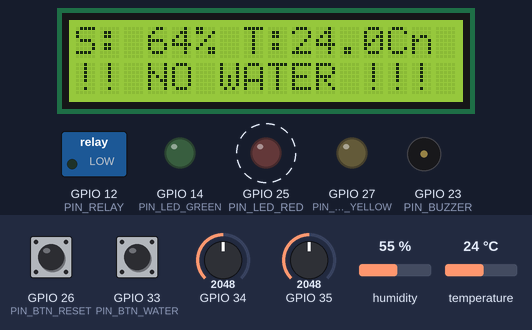
Bench run of a sketch on a simulated ESP32. Parts: 16×2 character LCD, switched loads named in the sketch (green lamp = pin HIGH), output pins drawn as LEDs (lit = HIGH), buzzer (waves = sounding, pin HIGH). Dashed ring = blinking. The inputs (shaded band) are chosen by the test bench; at power-on: GPIO 26 (PIN_BTN_RESET) HIGH, GPIO 34 = 2048, GPIO 35 = 2048, temperature 24 °C, GPIO 33 (PIN_BTN_WATER) HIGH, humidity 55 %. WiFi joins after 1.5 s; servers stay silent unless stated; what the sketch prints to the serial monitor is not drawn.

Above: at 2.5 s.
2.6 s: GPIO 26 (PIN_BTN_RESET) pulled LOW for 1.2 s
At 4.7 s:
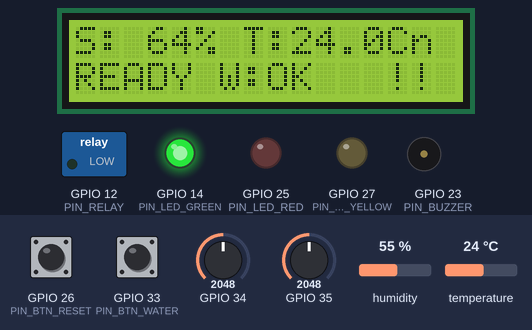
5.3 s: GPIO 34 set to 2536
At 6.1 s:
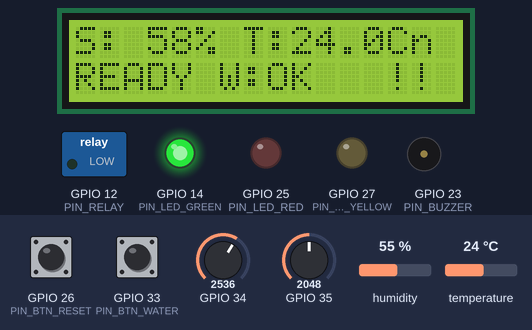
8.1 s: GPIO 34 set to 2637
At 13.6 s:
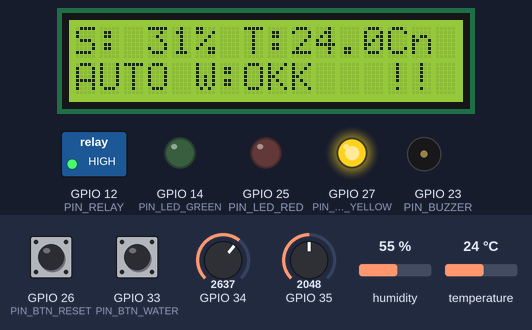
14.4 s: GPIO 35 set to 551
15.9 s: GPIO 35 set to 465
At 17.4 s:
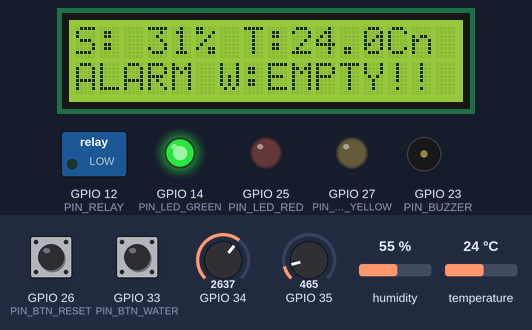
19.6 s: temperature set to 12 °C
At 22.8 s:
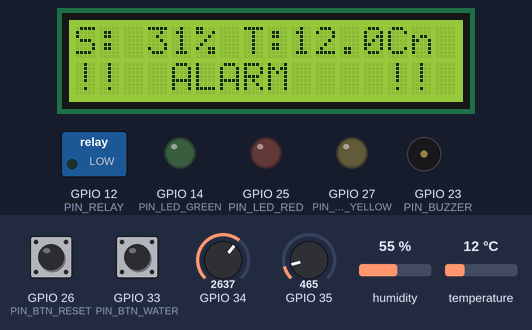
Timing chart, 0 to 27.0 s (numbered marks = the images above; inputs shaded):
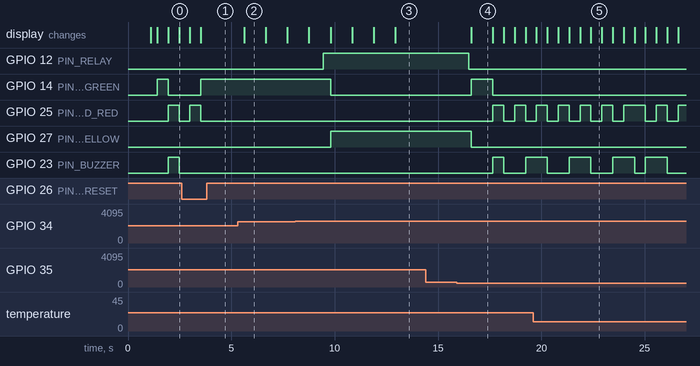

The sketch:

SmartIrrigation.ino
```cpp
// ══════════════════════════════════════════════════════════════════════════════
// SmartIrrigation.ino
// Mã đề 11 – Hệ thống tưới cây thông minh sử dụng ESP32, IoT, FSM, FreeRTOS
// ══════════════════════════════════════════════════════════════════════════════

#include "config.h"
#include "sensor_manager.h"
#include "pump_controller.h"
#include "fsm_controller.h"
#include "display_manager.h"
#include "iot_manager.h"
#include "safety_manager.h"

// ─── Module instances ───
SensorManager   sensorMgr;
PumpController  pump;
FsmController   fsm;
DisplayManager  display;
IoTManager      iotMgr;
SafetyManager   safety;

// ─── FreeRTOS handles ───
QueueHandle_t   xSensorQueue   = NULL;
SemaphoreHandle_t xBtnSem      = NULL;
EventGroupHandle_t xEventGroup = NULL;

// ─── Shared state (protected by mutex) ───
SemaphoreHandle_t xStateMutex = NULL;
SensorData g_sensorData;
FSMState   g_fsmState    = STATE_INIT;
bool       g_pumpOn      = false;
bool       g_alarmActive = false;
const char*g_alarmMsg    = "";

// ─── Button state ───
volatile bool g_btnWater      = false;
volatile bool g_btnStop       = false;
volatile bool g_btnResetAlarm = false;
uint32_t      g_lastBtnWater = 0;
uint32_t      g_lastBtnStop  = 0;
uint32_t      g_lastBtnReset = 0;

// ══════════════════════════════════════════════════════════════════════════════
//  ISR – Button interrupts
// ══════════════════════════════════════════════════════════════════════════════

void IRAM_ATTR ISR_BtnWater() {
    uint32_t now = millis();
    if (now - g_lastBtnWater > DEBOUNCE_MS) {
        g_btnWater = true;
        g_lastBtnWater = now;
    }
}

void IRAM_ATTR ISR_BtnStop() {
    uint32_t now = millis();
    if (now - g_lastBtnStop > DEBOUNCE_MS) {
        g_btnStop = true;
        g_lastBtnStop = now;
    }
}

void IRAM_ATTR ISR_BtnReset() {
    uint32_t now = millis();
    if (now - g_lastBtnReset > DEBOUNCE_MS) {
        g_btnResetAlarm = true;
        g_lastBtnReset = now;
    }
}

// ══════════════════════════════════════════════════════════════════════════════
//  FreeRTOS Tasks
// ══════════════════════════════════════════════════════════════════════════════

void vSensorTask(void* pvParameters) {
    SensorData data;
    for (;;) {
        data = sensorMgr.read();

        xSemaphoreTake(xStateMutex, portMAX_DELAY);
        g_sensorData = data;
        xSemaphoreGive(xStateMutex);

        xQueueOverwrite(xSensorQueue, &data);

        vTaskDelay(pdMS_TO_TICKS(SENSOR_READ_MS));
    }
}

void vControlTask(void* pvParameters) {
    SensorData data;
    for (;;) {
        if (xQueueReceive(xSensorQueue, &data, portMAX_DELAY) == pdTRUE) {

            bool cmdWater = false;
            bool cmdStop  = false;

            if (g_btnWater) {
                cmdWater = true;
                g_btnWater = false;
            }
            if (g_btnStop) {
                cmdStop = true;
                g_btnStop = false;
            }

            fsm.update(data, cmdWater, cmdStop);

            xSemaphoreTake(xStateMutex, portMAX_DELAY);
            g_fsmState    = fsm.getState();
            g_pumpOn      = pump.isPumping();
            g_alarmActive = safety.isAlarmActive();
            g_alarmMsg    = safety.getAlarmMessage();
            xSemaphoreGive(xStateMutex);
        }
    }
}

void vSafetyTask(void* pvParameters) {
    SensorData data;
    for (;;) {
        xSemaphoreTake(xStateMutex, portMAX_DELAY);
        data = g_sensorData;
        xSemaphoreGive(xStateMutex);

        safety.check(data);

        if (safety.isAlarmActive()) {
            fsm.enterAlarm();
        }

        if (g_btnResetAlarm && safety.isAlarmActive()) {
            safety.clearAlarm();
            fsm.clearAlarm();
            g_btnResetAlarm = false;
        }

        vTaskDelay(pdMS_TO_TICKS(100));
    }
}

void vDisplayTask(void* pvParameters) {
    for (;;) {
        xSemaphoreTake(xStateMutex, portMAX_DELAY);
        SensorData data = g_sensorData;
        FSMState   st   = g_fsmState;
        bool       pOn  = g_pumpOn;
        bool       alm  = g_alarmActive;
        const char* msg = g_alarmMsg;
        xSemaphoreGive(xStateMutex);

        display.update(data, st, pOn, alm, msg);

        vTaskDelay(pdMS_TO_TICKS(DISPLAY_UPDATE_MS));
    }
}

void vIoTTask(void* pvParameters) {
    for (;;) {
        xSemaphoreTake(xStateMutex, portMAX_DELAY);
        SensorData data = g_sensorData;
        FSMState   st   = g_fsmState;
        bool       pOn  = g_pumpOn;
        xSemaphoreGive(xStateMutex);

        iotMgr.update(data, st, pOn);

        if (iotMgr.isCommandWater()) {
            g_btnWater = true;
        }

        vTaskDelay(pdMS_TO_TICKS(IOT_SEND_MS));
    }
}

// ══════════════════════════════════════════════════════════════════════════════
//  setup() & loop()
// ══════════════════════════════════════════════════════════════════════════════

void setup() {
    Serial.begin(115200);
    delay(1000);
    Serial.println("\n=== SmartIrrigation v" FIRMWARE_VERSION " ===");

    Wire.begin(PIN_SDA, PIN_SCL);

    // ── Buttons ──
    pinMode(PIN_BTN_AUTO_MANUAL, INPUT_PULLUP);
    pinMode(PIN_BTN_WATER,       INPUT_PULLUP);
    pinMode(PIN_BTN_RESET,       INPUT_PULLUP);

    attachInterrupt(digitalPinToInterrupt(PIN_BTN_WATER), ISR_BtnWater, FALLING);
    attachInterrupt(digitalPinToInterrupt(PIN_BTN_RESET), ISR_BtnReset, FALLING);

    // ── FreeRTOS objects ──
    xSensorQueue  = xQueueCreate(1, sizeof(SensorData));
    xStateMutex   = xSemaphoreCreateMutex();
    xEventGroup   = xEventGroupCreate();

    // ── Module init ──
    sensorMgr.begin();
    pump.begin();
    fsm.begin(&pump);
    display.begin();
    safety.begin(&pump);
    iotMgr.begin();

    Serial.println("[INIT] Modules ready");

    // ── Create tasks ──
    xTaskCreatePinnedToCore(vSensorTask,  "Sensor",  STACK_SENSOR,  NULL, PRI_SENSOR,  NULL, 0);
    xTaskCreatePinnedToCore(vControlTask, "Control", STACK_CONTROL, NULL, PRI_CONTROL, NULL, 1);
    xTaskCreatePinnedToCore(vSafetyTask,  "Safety",  STACK_SAFETY,  NULL, PRI_SAFETY,  NULL, 1);
    xTaskCreatePinnedToCore(vDisplayTask, "Display", STACK_DISPLAY, NULL, PRI_DISPLAY, NULL, 0);
    xTaskCreatePinnedToCore(vIoTTask,     "IoT",     STACK_IOT,     NULL, PRI_IOT,     NULL, 0);

    Serial.println("[INIT] FreeRTOS tasks created on dual cores");
}

void loop() {
    vTaskDelay(pdMS_TO_TICKS(1000));
}
```

display_manager.cpp
```cpp
#include "display_manager.h"

void DisplayManager::begin() {
    _lcd = new LiquidCrystal_I2C(0x27, 16, 2);
    _lcd->init();
    _lcd->backlight();
    _lcd->clear();
    _lcd->setCursor(0, 0);
    _lcd->print("SmartIrrigation");
    _lcd->setCursor(0, 1);
    _lcd->print(FIRMWARE_VERSION);

    pinMode(PIN_LED_GREEN,  OUTPUT);
    pinMode(PIN_LED_YELLOW, OUTPUT);
    pinMode(PIN_LED_RED,    OUTPUT);
    pinMode(PIN_BUZZER,     OUTPUT);

    digitalWrite(PIN_LED_GREEN,  LOW);
    digitalWrite(PIN_LED_YELLOW, LOW);
    digitalWrite(PIN_LED_RED,    LOW);
    digitalWrite(PIN_BUZZER,     LOW);
}

void DisplayManager::update(const SensorData& data, FSMState state,
                            bool pumpOn, bool alarmActive,
                            const char* alarmMsg) {
    uint32_t now = millis();
    if (now - _lastUpdate < DISPLAY_UPDATE_MS) return;
    _lastUpdate = now;

    _updateLCD(data, state, pumpOn, alarmActive, alarmMsg);
    _updateLEDs(state, alarmActive);
    _updateBuzzer(alarmActive);
}

void DisplayManager::_updateLCD(const SensorData& data, FSMState state,
                                bool pumpOn, bool alarmActive,
                                const char* alarmMsg) {
    // Line 1: Soil + Temp
    _lcd->setCursor(0, 0);
    char buf[17];
    snprintf(buf, sizeof(buf), "S:%3d%% T:%4.1fC",
             (int)data.soilMoisture, data.temperature);
    _lcd->print(buf);

    // Line 2: State + Water
    _lcd->setCursor(0, 1);
    if (alarmActive && alarmMsg) {
        _alarmBlink++;
        if (_alarmBlink % 2 == 0) {
            snprintf(buf, sizeof(buf), "!! %s !!", alarmMsg);
        } else {
            snprintf(buf, sizeof(buf), "!!  ALARM    !!");
        }
    } else {
        const char* st = "??";
        switch (state) {
            case STATE_INIT:            st = "INIT";     break;
            case STATE_MONITORING:      st = "READY";    break;
            case STATE_AUTO_WATERING:   st = "AUTO";     break;
            case STATE_MANUAL_WATERING: st = "MANUAL";   break;
            case STATE_COOLDOWN:        st = "COOL";     break;
            case STATE_ALARM:           st = "ALARM";    break;
            case STATE_OFFLINE:         st = "OFFLINE";  break;
        }
        snprintf(buf, sizeof(buf), "%s W:%s",
                 st, data.waterAvailable ? "OK" : "EMPTY");
    }
    _lcd->print(buf);
}

void DisplayManager::_updateLEDs(FSMState state, bool alarmActive) {
    digitalWrite(PIN_LED_GREEN,  LOW);
    digitalWrite(PIN_LED_YELLOW, LOW);
    digitalWrite(PIN_LED_RED,    LOW);

    if (alarmActive) {
        digitalWrite(PIN_LED_RED, (millis() / 500) % 2);  // blink
        return;
    }
    switch (state) {
        case STATE_AUTO_WATERING:
        case STATE_MANUAL_WATERING:
            digitalWrite(PIN_LED_YELLOW, HIGH);
            break;
        case STATE_OFFLINE:
            digitalWrite(PIN_LED_GREEN,  (millis() / 1000) % 2);
            break;
        case STATE_MONITORING:
        case STATE_COOLDOWN:
        default:
            digitalWrite(PIN_LED_GREEN, HIGH);
            break;
    }
}

void DisplayManager::_updateBuzzer(bool alarmActive) {
    digitalWrite(PIN_BUZZER, alarmActive && ((millis() / 1000) % 2));
}
```

display_manager.h
```cpp
#ifndef DISPLAY_MANAGER_H
#define DISPLAY_MANAGER_H

#include <Arduino.h>
#include <Wire.h>
#include <LiquidCrystal_I2C.h>
#include "config.h"

class DisplayManager {
public:
    void begin();
    void update(const SensorData& data, FSMState state, bool pumpOn,
                bool alarmActive, const char* alarmMsg);

private:
    LiquidCrystal_I2C* _lcd = nullptr;
    uint32_t _lastUpdate = 0;
    uint8_t  _alarmBlink = 0;

    void _updateLCD(const SensorData& data, FSMState state, bool pumpOn,
                    bool alarmActive, const char* alarmMsg);
    void _updateLEDs(FSMState state, bool alarmActive);
    void _updateBuzzer(bool alarmActive);
};

#endif // DISPLAY_MANAGER_H
```

fsm_controller.cpp
```cpp
#include "fsm_controller.h"
#include <WiFi.h>

extern EventGroupHandle_t xEventGroup;

void FsmController::begin(PumpController* pump) {
    _pump = pump;
    _state = STATE_INIT;
    _stateEntryTime = millis();
    _onEnterState(STATE_INIT);
}

void FsmController::_changeState(FSMState next) {
    _prevState = _state;
    _state = next;
    _stateEntryTime = millis();
    _onEnterState(next);
}

void FsmController::_onEnterState(FSMState s) {
    switch (s) {
        case STATE_AUTO_WATERING:
        case STATE_MANUAL_WATERING:
            _pump->pumpOn();
            if (xEventGroup)
                xEventGroupSetBits(xEventGroup, BIT_PUMP_RUNNING);
            break;

        case STATE_COOLDOWN:
        case STATE_MONITORING:
        case STATE_INIT:
            _pump->pumpOff();
            if (xEventGroup)
                xEventGroupClearBits(xEventGroup, BIT_PUMP_RUNNING);
            break;

        case STATE_ALARM:
            _pump->pumpOff();
            if (xEventGroup) {
                xEventGroupClearBits(xEventGroup, BIT_PUMP_RUNNING);
                xEventGroupSetBits(xEventGroup, BIT_WATER_EMPTY);
            }
            break;

        default:
            break;
    }
}

const char* FsmController::getStateName() const {
    switch (_state) {
        case STATE_INIT:            return "INIT";
        case STATE_MONITORING:      return "MONITORING";
        case STATE_AUTO_WATERING:   return "AUTO";
        case STATE_MANUAL_WATERING: return "MANUAL";
        case STATE_COOLDOWN:        return "COOLDOWN";
        case STATE_ALARM:           return "ALARM";
        case STATE_OFFLINE:         return "OFFLINE";
    }
    return "?";
}

bool FsmController::_isScheduleTime() {
    if (!_scheduleEnabled) return false;
    // Placeholder – requires RTC or NTP time source
    return false;
}

// ─── State handlers ───────────────────────────────

void FsmController::_handleInit(const SensorData& data) {
    _changeState(STATE_MONITORING);
}

void FsmController::_handleMonitoring(const SensorData& data,
                                      bool cmdWater, bool cmdStop) {
    bool wifiOk = (WiFi.status() == WL_CONNECTED);
    if (!wifiOk) {
        _changeState(STATE_OFFLINE);
        return;
    }

    if (data.soilMoisture < MOISTURE_LOW && data.waterAvailable) {
        _changeState(STATE_AUTO_WATERING);
        return;
    }

    if (cmdWater) {
        _changeState(STATE_MANUAL_WATERING);
        return;
    }

    if (data.soilMoisture < MOISTURE_LOW && !data.waterAvailable) {
        _changeState(STATE_ALARM);
        return;
    }
}

void FsmController::_handleAutoWatering(const SensorData& data) {
    uint32_t elapsed = millis() - _stateEntryTime;

    if (elapsed >= PUMP_TIMEOUT_MS) {
        _changeState(STATE_ALARM);
        return;
    }
    if (!data.waterAvailable) {
        _changeState(STATE_ALARM);
        return;
    }
    if (data.soilMoisture >= MOISTURE_HIGH) {
        _changeState(STATE_COOLDOWN);
        return;
    }
}

void FsmController::_handleManualWatering(const SensorData& data,
                                          bool cmdStop) {
    uint32_t elapsed = millis() - _stateEntryTime;

    if (elapsed >= PUMP_TIMEOUT_MS) {
        _changeState(STATE_ALARM);
        return;
    }
    if (!data.waterAvailable) {
        _changeState(STATE_ALARM);
        return;
    }
    if (cmdStop) {
        _changeState(STATE_COOLDOWN);
        return;
    }
}

void FsmController::_handleCooldown() {
    if (millis() - _stateEntryTime >= COOLDOWN_MS) {
        _changeState(STATE_MONITORING);
    }
}

void FsmController::_handleAlarm(bool cmdStop) {
    if (cmdStop) {
        clearAlarm();
    }
}

void FsmController::_handleOffline(const SensorData& data, bool cmdWater) {
    if (WiFi.status() == WL_CONNECTED) {
        _changeState(STATE_MONITORING);
        return;
    }
    // Continue watering locally even without Internet
    if (data.soilMoisture < MOISTURE_LOW && data.waterAvailable) {
        _pump->pumpOn();
    } else {
        _pump->pumpOff();
    }
    if (cmdWater) {
        _pump->pumpOn();
    }
}

// ─── Main update ──────────────────────────────────

void FsmController::update(const SensorData& data,
                           bool cmdWater, bool cmdStop) {
    switch (_state) {
        case STATE_INIT:
            _handleInit(data);
            break;
        case STATE_MONITORING:
            _handleMonitoring(data, cmdWater, cmdStop);
            break;
        case STATE_AUTO_WATERING:
            _handleAutoWatering(data);
            break;
        case STATE_MANUAL_WATERING:
            _handleManualWatering(data, cmdStop);
            break;
        case STATE_COOLDOWN:
            _handleCooldown();
            break;
        case STATE_ALARM:
            _handleAlarm(cmdStop);
            break;
        case STATE_OFFLINE:
            _handleOffline(data, cmdWater);
            break;
    }
}

void FsmController::enterAlarm() {
    if (_state != STATE_ALARM) {
        _changeState(STATE_ALARM);
    }
}

void FsmController::clearAlarm() {
    _pump->pumpOff();
    if (xEventGroup)
        xEventGroupClearBits(xEventGroup, BIT_WATER_EMPTY | BIT_SENSOR_ERROR);
    _changeState(STATE_MONITORING);
}

void FsmController::startManual() {
    if (_state == STATE_MONITORING) {
        _changeState(STATE_MANUAL_WATERING);
    }
}

void FsmController::stopManual() {
    if (_state == STATE_MANUAL_WATERING) {
        _changeState(STATE_COOLDOWN);
    }
}
```

fsm_controller.h
```cpp
#ifndef FSM_CONTROLLER_H
#define FSM_CONTROLLER_H

#include <Arduino.h>
#include "config.h"
#include "pump_controller.h"

class FsmController {
public:
    void begin(PumpController* pump);

    void update(const SensorData& data, bool cmdWater, bool cmdStop);

    FSMState getState() const { return _state; }
    const char* getStateName() const;

    void enterAlarm();
    void clearAlarm();
    void startManual();
    void stopManual();

private:
    PumpController* _pump = nullptr;
    FSMState        _state = STATE_INIT;
    FSMState        _prevState = STATE_INIT;
    uint32_t        _stateEntryTime = 0;

    // Schedule
    bool    _scheduleEnabled = false;
    uint8_t _scheduleHour1 = 6;
    uint8_t _scheduleMin1  = 0;
    uint8_t _scheduleHour2 = 17;
    uint8_t _scheduleMin2  = 0;

    void _changeState(FSMState next);
    void _onEnterState(FSMState s);
    void _handleInit(const SensorData& data);
    void _handleMonitoring(const SensorData& data, bool cmdWater, bool cmdStop);
    void _handleAutoWatering(const SensorData& data);
    void _handleManualWatering(const SensorData& data, bool cmdStop);
    void _handleCooldown();
    void _handleAlarm(bool cmdStop);
    void _handleOffline(const SensorData& data, bool cmdWater);
    bool _isScheduleTime();
};

#endif // FSM_CONTROLLER_H
```

iot_manager.h
```cpp
#ifndef IOT_MANAGER_H
#define IOT_MANAGER_H

#include <Arduino.h>
#include "config.h"

class IoTManager {
public:
    void begin();
    void update(const SensorData& data, FSMState state, bool pumpOn);

    bool isCommandWater() { bool v = _cmdWater; _cmdWater = false; return v; }
    static void setCmdWater(bool val);

private:
    bool     _connected = false;
    bool     _cmdWater  = false;
    uint32_t _lastSend  = 0;

    void _reconnect();
    void _sendData(const SensorData& data, FSMState state, bool pumpOn);
    void _receiveCommands();
};

#endif // IOT_MANAGER_H
```

pump_controller.cpp
```cpp
#include "pump_controller.h"

void PumpController::begin() {
    pinMode(PIN_RELAY, OUTPUT);
    digitalWrite(PIN_RELAY, LOW);      // Relay OFF at start
    _pumpActive = false;
    _startTime  = 0;
}

void PumpController::pumpOn() {
    if (!_pumpActive) {
        digitalWrite(PIN_RELAY, HIGH); // Active-HIGH relay
        _pumpActive = true;
        _startTime  = millis();
    }
}

void PumpController::pumpOff() {
    digitalWrite(PIN_RELAY, LOW);
    _pumpActive = false;
    _startTime  = 0;
}

uint32_t PumpController::getRunDuration() const {
    if (!_pumpActive) return 0;
    return millis() - _startTime;
}

void PumpController::reset() {
    pumpOff();
}
```

Source omitted: iot_manager.cpp (2148 bytes), pump_controller.h (455 bytes), safety_manager.cpp (1658 bytes), safety_manager.h (839 bytes), sensor_manager.cpp (1604 bytes), sensor_manager.h (674 bytes), config.h (3032 bytes)

Measured:
- the behaviour switches between 2570 and 2571 on GPIO 34 (found by bisection; images 2 and 3)
- the behaviour switches between 501 and 500 on GPIO 35 (found by bisection; images 3 and 4)
- after the input at 2.6 s, GPIO 14 (PIN_LED_GREEN): LOW → HIGH after 0.92 s; GPIO 23 (PIN_BUZZER): stays LOW (without the input it goes to HIGH after 0.93 s); the display: first differs from a run without the input after 0.92 s (image 1)
- after the input at 5.3 s, the display: changes after 0.32 s (image 2)
- after the input at 8.1 s, GPIO 12 (PIN_RELAY): LOW → HIGH after 1.4 s; GPIO 14 (PIN_LED_GREEN): HIGH → LOW after 1.7 s; GPIO 27 (PIN_LED_YELLOW): LOW → HIGH after 1.7 s
- after the input at 15.9 s, GPIO 12 (PIN_RELAY): HIGH → LOW after 0.58 s; GPIO 14 (PIN_LED_GREEN): LOW → HIGH after 0.70 s, → LOW 1.1 s later
- after the input at 19.6 s, the display: first differs from a run without the input after 2.3 s (image 5 shows a later state)
